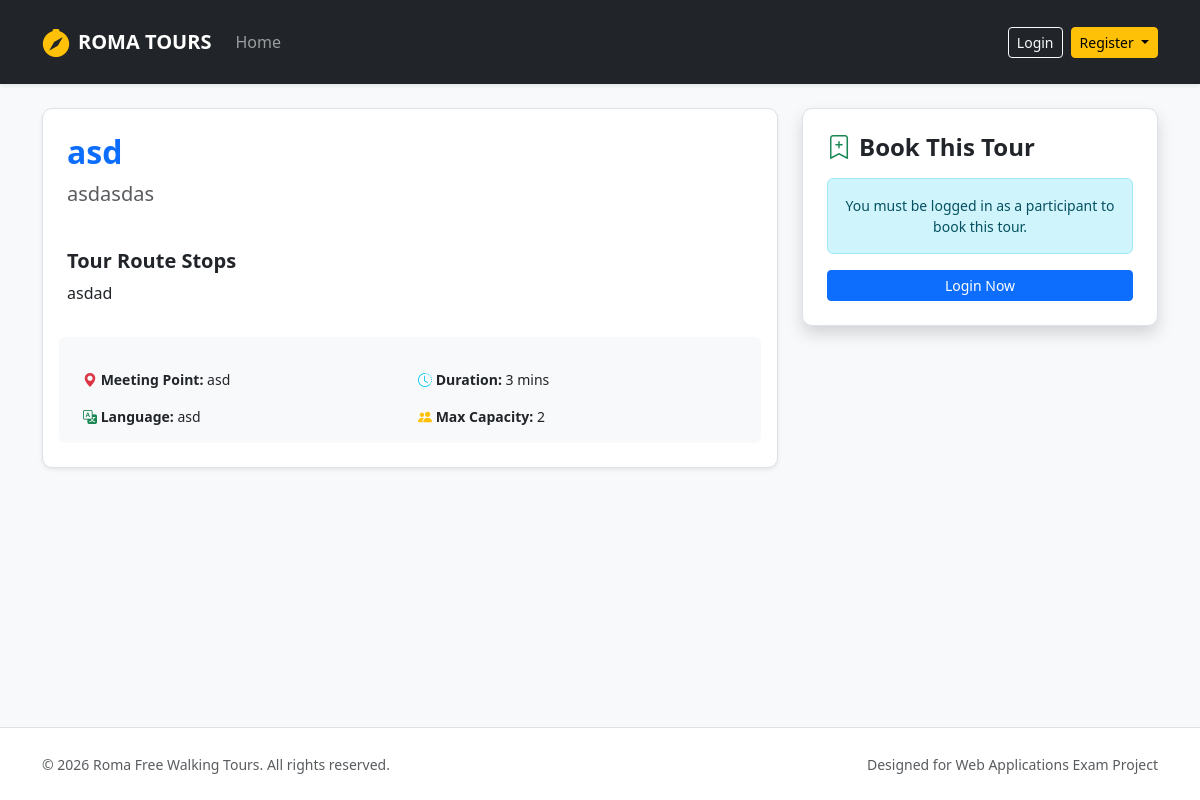
The page /tour/detail/6 on the database as committed earlier.
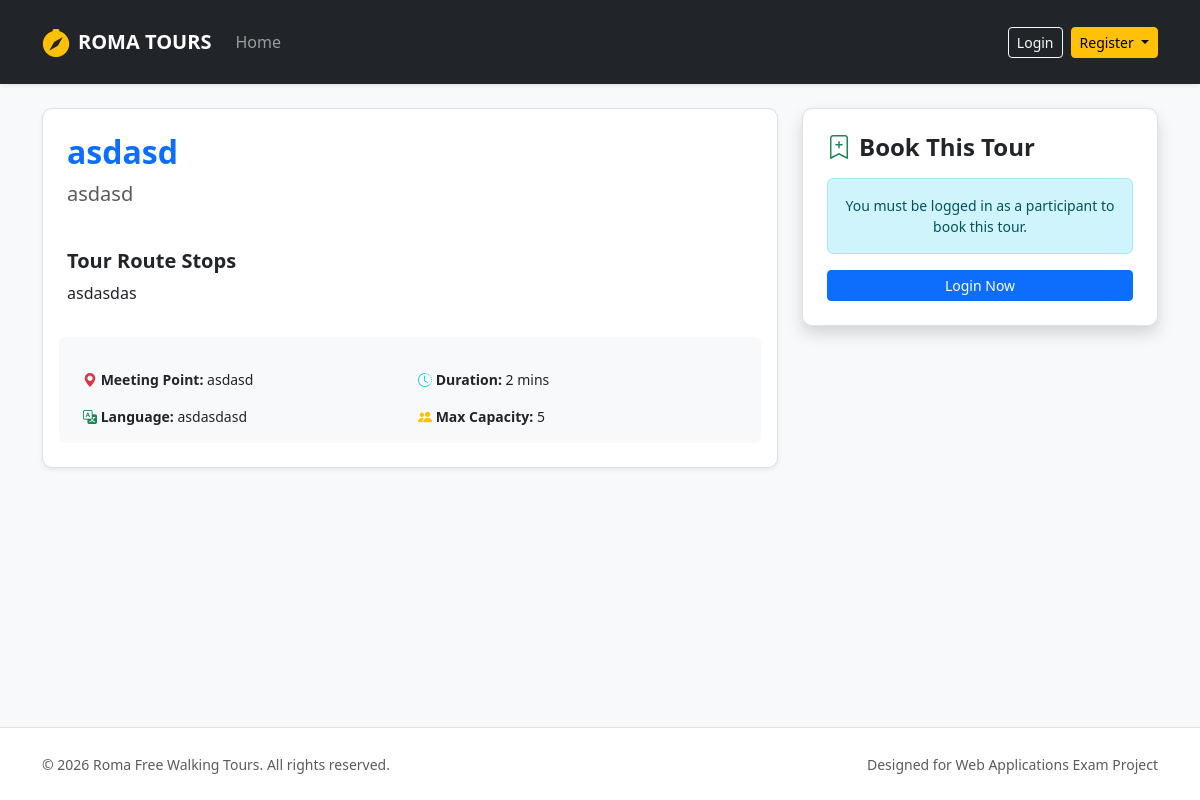
The same page on the database as committed later.
### tables this page shows
CREATE TABLE tours (
            id INTEGER PRIMARY KEY AUTOINCREMENT,
            guide_id INTEGER NOT NULL,
            title TEXT NOT NULL,
            meeting_point TEXT NOT NULL,
            duration INTEGER NOT NULL,
            language TEXT NOT NULL,
            max_participants INTEGER NOT NULL,
            description TEXT NOT NULL,
            stops TEXT NOT NULL,
            photos TEXT NOT NULL,
            FOREIGN KEY (guide_id) REFERENCES users(id) ON DELETE CASCADE
        );

### routes/participant_routes.py (the view)
@participant_bp.route("/tour/detail/<int:tour_id>")
def tour_detail(tour_id):
    tour = tours_dao.get_tour_by_id(tour_id)
    if not tour:
        flash("Tour not found.", "danger")
        return redirect(url_for("home"))
    return render_template("tour_detail.html", tour=tour)

### dao/tours_dao.py (called while the page is built)
def get_tour_by_id(p_tour_id):
    query = "SELECT * FROM tours WHERE id = ?"
    import sqlite3
    conn = sqlite3.connect("roma_tours.db")
    conn.row_factory = sqlite3.Row
    cursor = conn.cursor()
    cursor.execute(query, (p_tour_id,))
    tour = cursor.fetchone()
    conn.commit()
    cursor.close()
    conn.close()
    return tour

### templates/tour_detail.html (shortened to what this page needs)
{% extends 'base.html' %}
{% block content %}
<div class="col-md-8">
  <div class="card shadow-sm border p-4 mb-4">
    <h2 class="text-primary fw-bold">{{ tour.title }}</h2>
    <p class="lead text-muted">{{ tour.description }}</p>
    <h5 class="mt-4 fw-bold">Tour Route Stops</h5>
    <p>{{ tour.stops }}</p>
    <div class="row g-3 mt-3 bg-light p-3 rounded small">
      <div class="col-6"><strong><i class="bi bi-geo-alt-fill text-danger"></i> Meeting Point:</strong> {{ tour.meeting_point }}</div>
      <div class="col-6"><strong><i class="bi bi-clock-history text-info"></i> Duration:</strong> {{ tour.duration }} mins</div>
      <div class="col-6"><strong><i class="bi bi-translate text-success"></i> Language:</strong> {{ tour.language }}</div>
      <div class="col-6"><strong><i class="bi bi-people-fill text-warning"></i> Max Capacity:</strong> {{ tour.max_participants }}</div>
    </div>
  </div>
</div>
<div class="col-md-4">
  <div class="card shadow border p-4">
    <h4 class="fw-bold mb-3"><i class="bi bi-bookmark-plus text-success me-2"></i>Book This Tour</h4>
    {% if current_user.is_authenticated and current_user.role == 'participant' %}
    <form action="{{ url_for('participant.book_tour', tour_id=tour.id) }}" method="POST">
      <div class="mb-3">
        <label for="txt_date" class="form-label small fw-bold">Choose Date</label>
        <input type="date" class="form-control" name="txt_date" id="txt_date" required>
      </div>
      <div class="mb-3">
        <label for="txt_count" class="form-label small fw-bold">Additional Guests (Max 3)</label>
        <select class="form-select" name="txt_count" id="txt_count">
          <option value="0">Just Me (0 extra)</option>
          <option value="1">+1 Guest</option>
          <option value="2">+2 Guests</option>
          <option value="3">+3 Guests</option>
        </select>
      </div>
      <div class="mb-4">
        <label for="txt_names" class="form-label small fw-bold">Guest Names (Comma separated)</label>
        <input type="text" class="form-control" name="txt_names" id="txt_names" placeholder="e.g. Jane Doe, Bob Smith">
      </div>
      <button type="submit" class="btn btn-success w-100 py-2 fw-bold shadow-sm">Confirm Booking</button>
    </form>
    {% elif current_user.is_authenticated %}
      <div class="alert alert-warning small text-center">Only logged-in participants can make a booking.</div>
    {% else %}
      <div class="alert alert-info small text-center mb-3">You must be logged in as a participant to book this tour.</div>
      <a href="{{ url_for('auth.login') }}" class="btn btn-primary w-100 btn-sm">Login Now</a>
    {% endif %}
  </div>
</div>
{% endblock %}

### templates/base.html (shortened to what this page needs)
<!DOCTYPE html>
<html lang="en">
<head>
  <link href="https://cdn.jsdelivr.net/npm/bootstrap@5.3.2/dist/css/bootstrap.min.css" rel="stylesheet">
  <link rel="stylesheet" href="https://cdn.jsdelivr.net/npm/bootstrap-icons@1.11.3/font/bootstrap-icons.min.css">
  <link rel="stylesheet" href="{{ url_for('static', filename='css/styles.css') }}">
</head>
<body class="d-flex flex-column min-vh-100">
  <nav class="navbar navbar-expand-lg navbar-dark bg-dark shadow-sm py-3 mb-4">
    <div class="container">
      <a class="navbar-brand d-flex align-items-center fw-bold text-uppercase tracking-wider" href="{{ url_for('home') }}">
        <i class="bi bi-compass-fill me-2 text-warning fs-3"></i> Roma Tours
      </a>
      <div class="collapse navbar-collapse" id="mainNav">
        <ul class="navbar-nav me-auto mb-2 mb-lg-0">
          <li class="nav-item">
            <a class="nav-link {% if request.endpoint == 'home' %}active{% endif %}" href="{{ url_for('home') }}">Home</a>
          </li>
        </ul>
        <div class="d-flex align-items-center gap-2">
          {% if current_user.is_authenticated %}
            <span class="text-light me-2 small">
              <i class="bi bi-user-circle me-1 text-warning"></i> {{ current_user.name }} ({{ current_user.role }})
            </span>
            {% if current_user.role == 'administrator' %}
              <a href="{{ url_for('auth.profile_admin') }}" class="btn btn-outline-warning btn-sm">Admin Dashboard</a>
            {% elif current_user.role == 'guide' %}
              <a href="{{ url_for('auth.profile_guide') }}" class="btn btn-outline-warning btn-sm">Guide Profile</a>
            {% else %}
              <a href="{{ url_for('auth.profile_participant') }}" class="btn btn-outline-warning btn-sm">My Bookings</a>
            {% endif %}
            <a href="{{ url_for('auth.logout') }}" class="btn btn-danger btn-sm">Logout</a>
          {% else %}
            <a href="{{ url_for('auth.login') }}" class="btn btn-outline-light btn-sm">Login</a>
            <div class="dropdown">
              <button class="btn btn-warning btn-sm dropdown-toggle" type="button" data-bs-toggle="dropdown">
                Register
              </button>
            </div>
          {% endif %}
        </div>
      </div>
    </div>
  </nav>
  <div class="container flex-grow-1">
    <div class="row g-4">
      {% block content %}
      {% endblock %}
    </div>
  </div>
  <footer class="mt-auto border-top bg-white">
    <div class="container py-4">
      <div class="row align-items-center">
        <div class="col-12 col-md-6 text-center text-md-start">
          <span class="text-body-secondary small">© 2026 Roma Free Walking Tours. All rights reserved.</span>
        </div>
        <div class="col-12 col-md-6 text-center text-md-end mt-2 mt-md-0">
          <span class="text-muted small">Designed for Web Applications Exam Project</span>
        </div>
      </div>
    </div>
  </footer>
</body>
</html>

### static/css/styles.css (style rules this page uses)
body { background-color: #f8f9fa; font-family: 'Segoe UI', Tahoma, Geneva, Verdana, sans-serif; }
.card { border: none; border-radius: 10px; transition: transform 0.2s ease, box-shadow 0.2s ease; }
footer { background-color: #ffffff; }

Rows that differ between the two databases and show on the page:
changed tours "asdasdas": title "asd" → "asdasd"; description "asdasdas" → "asdasd"; stops "asdad" → "asdasdas"; meeting_point "asd" → "asdasd"; duration "3" → "2"; language "asd" → "asdasdasd"; max_participants "2" → "5"
